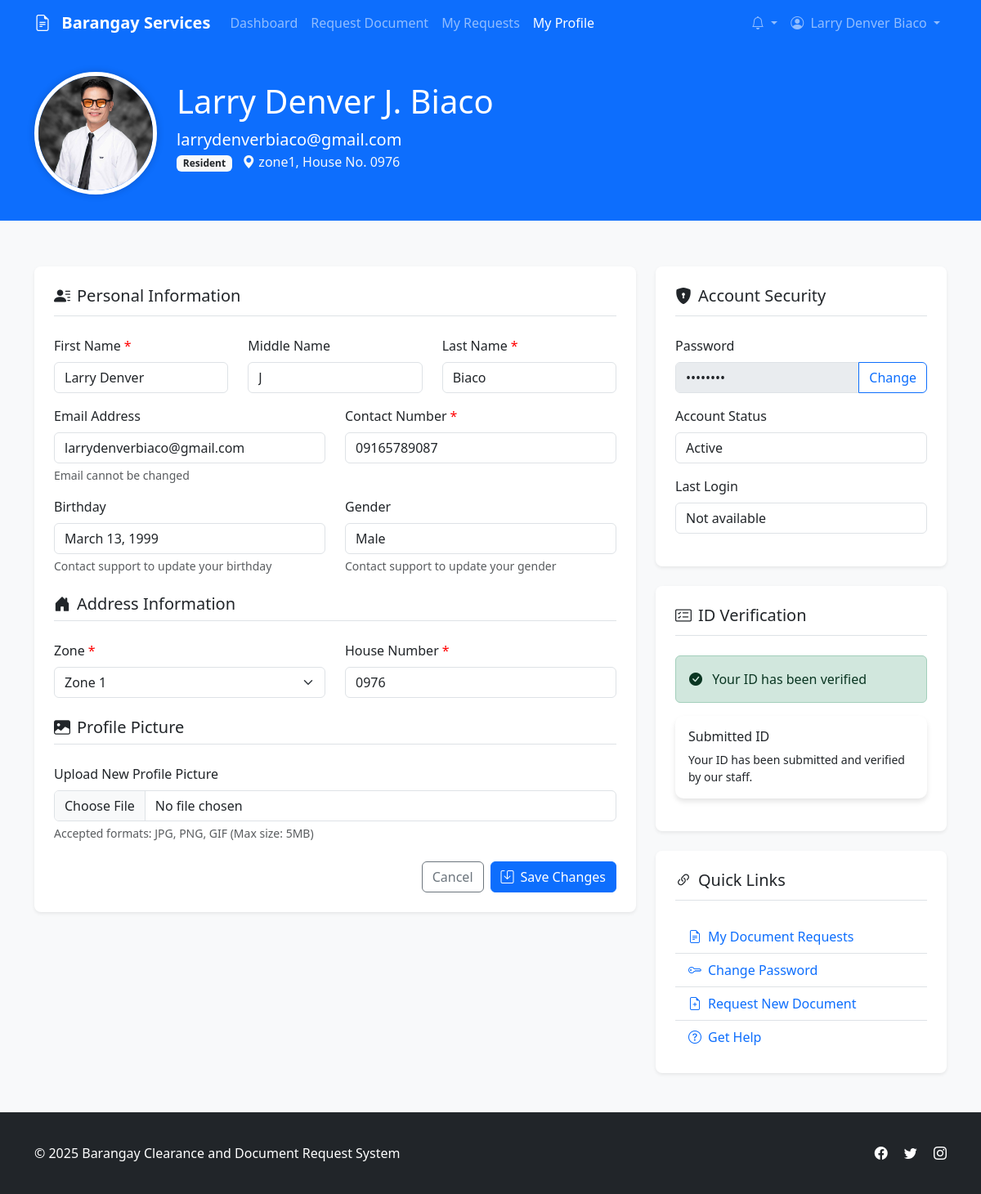
The app's page /User/view/profile.php (signed in) with its own data.
### tables this page shows
CREATE TABLE `users` (
  `user_id` int(11) NOT NULL,
  `email` varchar(100) NOT NULL,
  `password` varchar(255) NOT NULL,
  `first_name` varchar(50) NOT NULL,
  `middle_name` varchar(50) DEFAULT NULL,
  `last_name` varchar(50) NOT NULL,
  `birthday` date NOT NULL,
  `gender` enum('male','female','other') NOT NULL,
  `contact_number` varchar(15) NOT NULL,
  `zone` varchar(20) NOT NULL,
  `house_number` varchar(50) NOT NULL,
  `id_path` varchar(255) NOT NULL,
  `user_type` enum('resident','staff','admin') NOT NULL DEFAULT 'resident',
  `status` enum('active','inactive','pending') NOT NULL DEFAULT 'pending',
  `created_at` timestamp NOT NULL DEFAULT current_timestamp(),
  `updated_at` timestamp NOT NULL DEFAULT current_timestamp() ON UPDATE current_timestamp(),
  `profile_pic` varchar(255) DEFAULT NULL
);

### User/view/profile.php (the view, shortened to what the rows shown need)
<?php
require_once dirname(__DIR__, 2) . "/backend/connections/database.php";
$userId = $_SESSION['user_id'];
$userProfile = null;
$errors = [];
try {
    $db = new Database();
    $profileSql = "SELECT * FROM users WHERE user_id = ?";
    $userProfile = $db->fetchOne($profileSql, [$userId]);
    if (isset($userProfile['birthday']) && $userProfile['birthday'] != '0000-00-00') {
        $userProfile['formatted_birthday'] = date('F d, Y', strtotime($userProfile['birthday']));
    } else {
        $userProfile['formatted_birthday'] = 'Not specified';
    }
} catch (Exception $e) {
    $errors['general'] = 'An error occurred: ' . $e->getMessage();
    error_log("Profile Error: " . $e->getMessage());
}
?>
<!DOCTYPE html>
<html lang="en">
<head>
    <link href="https://cdnjs.cloudflare.com/ajax/libs/bootstrap/5.3.0/css/bootstrap.min.css" rel="stylesheet">
    <link rel="stylesheet" href="https://cdnjs.cloudflare.com/ajax/libs/bootstrap-icons/1.10.5/font/bootstrap-icons.min.css">
    <link rel="stylesheet" href="User/css/index.css">
</head>
<body>
    <div class="content-wrapper">
        <section class="profile-header">
            <div class="container">
                <div class="row align-items-center">
                    <div class="col-md-auto text-center text-md-start mb-3 mb-md-0">
                        <?php if (!empty($userProfile['profile_pic'])): ?>
                            <img src="<?php echo htmlspecialchars($userProfile['profile_pic']); ?>" alt="Profile Picture" class="profile-pic">
                        <?php else: ?>
                            <div class="profile-pic-placeholder">
                                <i class="bi bi-person-fill"></i>
                            </div>
                        <?php endif; ?>
                    </div>
                    <div class="col">
                    <h1>
                        <?php
                        $fullName = htmlspecialchars($userProfile['first_name']);
                        if (!empty($userProfile['middle_name'])) {
                            $fullName .= ' ' . htmlspecialchars($userProfile['middle_name']) . '. ';
                        } else {
                            $fullName .= ' ';
                        }
                        $fullName .= htmlspecialchars($userProfile['last_name']);
                        echo $fullName;
                    ?>
                    </h1>
                        <p class="lead mb-0"><?php echo htmlspecialchars($userProfile['email']); ?></p>
                        <p class="text-light">
                            <span class="badge bg-light text-dark">
                                <?php echo ucfirst($userProfile['user_type']); ?>
                            </span>
                            <span class="ms-2">
                                <i class="bi bi-geo-alt-fill"></i>
                                <?php echo htmlspecialchars($userProfile['zone'] . ', House No. ' . $userProfile['house_number']); ?>
                            </span>
                        </p>
                    </div>
                </div>
            </div>
        </section>
        <div class="container py-4">
            <div class="row">
                <div class="col-lg-8">
                    <div class="profile-info">
                        <form action="profile.php" method="post" enctype="multipart/form-data">
                            <div class="row mb-3">
                                <div class="col-md-4">
                                    <label for="first_name" class="form-label required">First Name</label>
                                    <input type="text" class="form-control <?php echo isset($errors['first_name']) ? 'is-invalid' : ''; ?>" id="first_name" name="first_name" value="<?php echo htmlspecialchars($userProfile['first_name']); ?>" required>
                                </div>
                                <div class="col-md-4">
                                    <label for="middle_name" class="form-label">Middle Name</label>
                                    <input type="text" class="form-control" id="middle_name" name="middle_name" value="<?php echo htmlspecialchars($userProfile['middle_name'] ?? ''); ?>">
                                </div>
                                <div class="col-md-4">
                                    <label for="last_name" class="form-label required">Last Name</label>
                                    <input type="text" class="form-control <?php echo isset($errors['last_name']) ? 'is-invalid' : ''; ?>" id="last_name" name="last_name" value="<?php echo htmlspecialchars($userProfile['last_name']); ?>" required>
                                </div>
                            </div>
                            <div class="row mb-3">
                                <div class="col-md-6">
                                    <label for="email" class="form-label">Email Address</label>
                                    <input type="email" class="form-control" id="email" value="<?php echo htmlspecialchars($userProfile['email']); ?>" readonly>
                                    <div class="form-text">Email cannot be changed</div>
                                </div>
                                <div class="col-md-6">
                                    <label for="contact_number" class="form-label required">Contact Number</label>
                                    <input type="tel" class="form-control <?php echo isset($errors['contact_number']) ? 'is-invalid' : ''; ?>" id="contact_number" name="contact_number" value="<?php echo htmlspecialchars($userProfile['contact_number'] ?? ''); ?>" required>
                                </div>
                            </div>
                            <div class="row mb-3">
                                <div class="col-md-6">
                                    <label for="gender" class="form-label">Gender</label>
                                    <input type="text" class="form-control" id="gender" value="<?php echo ucfirst($userProfile['gender'] ?? 'Not specified'); ?>" readonly>
                                    <div class="form-text">Contact support to update your gender</div>
                                </div>
                            </div>
                            <div class="row mb-3">
                                <div class="col-md-6">
                                    <label for="zone" class="form-label required">Zone</label>
                                    <select class="form-select <?php echo isset($errors['zone']) ? 'is-invalid' : ''; ?>" id="zone" name="zone" required>
                                        <option value="zone1" <?php echo ($userProfile['zone'] ?? '') === 'zone1' ? 'selected' : ''; ?>>Zone 1</option>
                                    </select>
                                </div>
                                <div class="col-md-6">
                                    <label for="house_number" class="form-label required">House Number</label>
                                    <input type="text" class="form-control <?php echo isset($errors['house_number']) ? 'is-invalid' : ''; ?>" id="house_number" name="house_number" value="<?php echo htmlspecialchars($userProfile['house_number'] ?? ''); ?>" required>
                                </div>
                            </div>
                        </form>
                    </div>
                </div>
                <div class="col-lg-4">
                    <div class="profile-info">
                        <div class="mb-3">
                            <label class="form-label">Account Status</label>
                            <input type="text" class="form-control" value="<?php echo ucfirst($userProfile['status'] ?? 'Active'); ?>" readonly>
                        </div>
                    </div>
                </div>
            </div>
        </div>
    </div>
</body>
</html>

### records on screen
users: profile_pic (picture), fullName "Larry Denver J. Biaco", email "larrydenverbiaco@gmail.com", user_type "Resident", zone+house_number "zone1, House No. 0976", first_name "Larry Denver", middle_name "J", last_name "Biaco", contact_number "09165789087", gender "Male", zone "Zone 1", house_number "0976", status "Active"

### other values on screen
$userName "Larry Denver Biaco"
